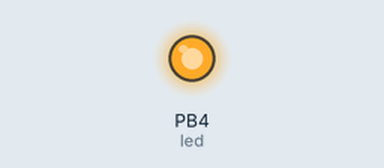
This sketch was run on a simulated ATtiny85, built with avr-gcc and run on an emulated ATtiny85. On the bench: output pins drawn as LEDs (lit = HIGH). Sleep ends after the set time or at an interrupt; what the sketch prints to the serial monitor is not drawn.

Above: at 0.25 s.
At 4.2 s:
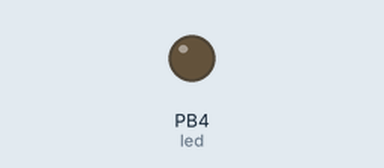
Timing chart, 0 to 10.9 s (numbered marks = the images above):
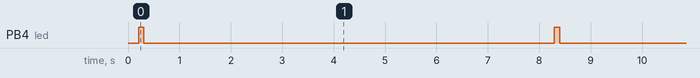

The sketch:

sleep85.ino
```cpp
/*
 * Sketch for testing sleep mode with wake up on WDT.
 * Donal Morrissey - 2011.
 *
 * http://donalmorrissey.blogspot.com/2010/04/sleeping-arduino-part-5-wake-up-via.html
 *
 */
#include <avr/sleep.h>
#include <avr/power.h>
#include <avr/wdt.h>

constexpr auto led = PB4; // pin 4 on Ardunio; pin 3 on tiny85
//static_assert(PB0 == 14, "unexpected pin numbering");

//#define LED_PIN (13)

//volatile int f_wdt=1;


/***************************************************
 *  Name:        ISR(WDT_vect)
 *
 *  Returns:     Nothing.
 *
 *  Parameters:  None.
 *
 *  Description: Watchdog Interrupt Service. This
 *               is executed when watchdog timed out.
 *
 ***************************************************/

 // You need to have this, whether you use it or not. Otherwise the device will reset
ISR(WDT_vect)
{
  /*
  if(f_wdt == 0)
  {
    f_wdt=1;
  }
  else
  {
    Serial.println("WDT Overrun!!!");
  }
  */
}

#if defined(__AVR_ATtiny85__)
#pragma message "Using watchdog register for ATTiny85"
#define WDTCSR WDTCR
#endif

void initSleep()
{

  /*** Setup the WDT ***/

  /* Clear the reset flag. */
  MCUSR &= ~(1<<WDRF);

  /* In order to change WDE or the prescaler, we need to
   * set WDCE (This will allow updates for 4 clock cycles).
   */
  WDTCSR |= (1<<WDCE) | (1<<WDE);

  /* set new watchdog timeout prescaler value */
  WDTCSR = 1<<WDP0 | 1<<WDP3; /* 8.0 seconds */

  /* Enable the WD interrupt (note no reset). */
  WDTCSR |= _BV(WDIE);
}

/***************************************************
 *  Name:        enterSleep
 *
 *  Returns:     Nothing.
 *
 *  Parameters:  None.
 *
 *  Description: Enters the arduino into sleep mode.
 *
 ***************************************************/
void enterSleep(void)
{
  //set_sleep_mode(SLEEP_MODE_PWR_SAVE);   /* EDIT: could also use SLEEP_MODE_PWR_DOWN for lowest power consumption. */
  set_sleep_mode(SLEEP_MODE_PWR_DOWN);   /* EDIT: could also use SLEEP_MODE_PWR_DOWN for lowest power consumption. */
  sleep_enable();

  /* Now enter sleep mode. */
  sleep_mode();

  /* The program will continue from here after the WDT timeout*/
  sleep_disable(); /* First thing to do is disable sleep. */

  /* Re-enable the peripherals. */
  power_all_enable();
}


/***************************************************
 *  Name:        setup
 *
 *  Returns:     Nothing.
 *
 *  Parameters:  None.
 *
 *  Description: Setup for the serial comms and the
 *                Watch dog timeout.
 *
 ***************************************************/
void setup()
{
  Serial.begin(9600);
  Serial.println("Initialising...");
  //Serial.println(PB1, DEC);
  delay(100); //Allow for serial print to complete.

  pinMode(led,OUTPUT);
  initSleep();

  Serial.println("Initialisation complete.");
  delay(100); //Allow for serial print to complete.
}


/***************************************************
 *  Name:        enterSleep
 *
 *  Returns:     Nothing.
 *
 *  Parameters:  None.
 *
 *  Description: Main application loop.
 *
 ***************************************************/

void test() {

  // a counter
  static int i = 0;
  Serial.println(i, DEC);
  Serial.flush();
  i++;

  // a blinker
  digitalWrite(led, HIGH);
  delay(100);
  digitalWrite(led, LOW);

}

/*
void test2() {
  digitalWrite(led, HIGH);
  delay(100);
  digitalWrite(led, LOW);
}
*/

void loop()
{
  test();
  enterSleep();
}


void yuk() {


  static int i = 0;
  //if(f_wdt == 1)
  {
    /* Toggle the LED */
    //digitalWrite(LED_PIN, !digitalRead(LED_PIN));
    Serial.println(i, DEC);
    Serial.flush();
    i++;

    /* Don't forget to clear the flag. */
    //f_wdt = 0;

    /* Re-enter sleep mode. */
    enterSleep();
  }
  //else
  {
    /* Do nothing. */
  }
}
```

Measured:
- by itself, PB4 (led): alternates HIGH for 0.10 s and LOW for 8.1 s
